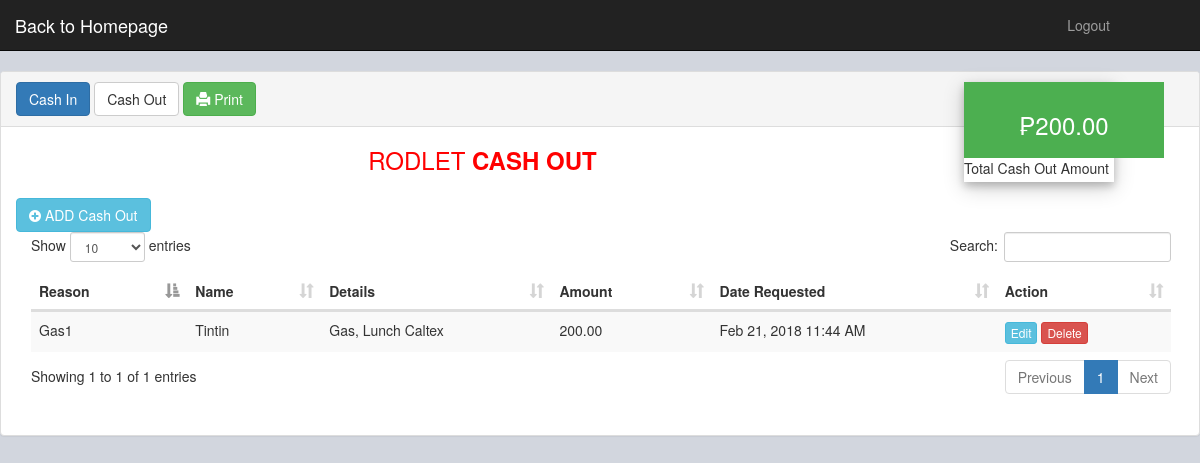
Screenshot of /pages/rlet_cashout.php with the database file from the repository.
### tables this page shows
CREATE TABLE IF NOT EXISTS `rlet_cico` (
  `id` int(11) NOT NULL AUTO_INCREMENT,
  `acct` varchar(255) DEFAULT NULL,
  `reason` varchar(255) DEFAULT NULL,
  `estab` varchar(255) DEFAULT NULL,
  `name` varchar(255) DEFAULT NULL,
  `details` varchar(255) DEFAULT NULL,
  `amount` decimal(11,2) DEFAULT NULL,
  `cby` varchar(255) DEFAULT NULL,
  `date_requested` datetime DEFAULT NULL,
  `date_collected` datetime DEFAULT NULL,
  `cashtype` int(2) DEFAULT NULL,
  PRIMARY KEY (`id`)
);

### pages/rlet_cashout.php (the view, shortened to what this page needs)
<?php
include '../connection/db.php';
?>
<!DOCTYPE html>
<html>
<head>
	<?php include 'includes/head.php'; ?>
   <link rel="stylesheet" type="text/css" href="../datatables/media/css/dataTables.bootstrap.min.css">
</head>
<body>
<?php include 'includes/nav.php'; ?>
<div class="panel panel-default">
	<div class="panel-heading"><a href="cico2.php" type="button" id="ci" class="btn btn-primary hidden-print">Cash In</a>  <a href="rlet_cashout.php" type="button" id="co" class="btn btn-default hidden-print">Cash Out</a>
	<?php
	$total = mysqli_query($con, "SELECT sum(amount) AS value_sum from rlet_cico where cashtype = 2");
	$row = $total->fetch_assoc();
	echo "<div class='card pull-right' style='margin-right:70px'>
				<div class='total' style='width:200px'>
					<h3>₱".number_format($row['value_sum'],2)."</h3>
				</div>
				<div class='label-down' style='width:200px'>
					<p style='text-align:left'>Total Cash Out Amount</p>
				</div>
		  </div>";
	?>
	<a class = "btn btn-success btn-print hidden-print" href = "" onclick = "window.print()"><i class ="glyphicon glyphicon-print"></i> Print</a>
	</div>
	<h3 style="text-align:center;color:red">RODLET <strong>CASH OUT</strong></h3>
	<div class="panel-body">
	<button class="btn btn-info hidden-print" data-toggle="modal" data-target="#addco2"><i class="fa fa-plus-circle"></i> ADD Cash Out</button>
		<div class="container">
			<div class="table">
				<table class="table table-striped" id="rlet_cashout">
					<thead>
						<tr>
						<th>Reason</th>
						<th>Name</th>
						<th>Details</th>
						<th>Amount</th>
						<th>Date Requested</th>
						<th>Action</th>
					</tr>
					</thead>
					<?php
						$query = $con->query("SELECT * from rlet_cico where cashtype = 2");
						while ($row = $query->fetch_array()) {
							echo "<tr id=".$row['id'].">";
							echo "<td data-target='rx' style='text-transform:capitalize'>".$row['reason']."</td>";
							echo "<td data-target='name' style='text-transform:capitalize'>".$row['name']."</td>";
							echo "<td data-target='details' style='text-transform:capitalize'>".$row['details']."</td>";
							echo "<td data-target='amount' style='text-transform:capitalize'>".$row['amount']."</td>";
							echo "<td>".date('M d, Y h:i A' ,strtotime($row['date_requested']))."</td>";
							echo "<td><button class='btn btn-xs btn-info edit' id=".$row['id']." data-toggle='modal' data-target='#editco2'>Edit</button> <button class='btn btn-danger btn-xs delete' id=".$row['id'].">Delete</button></td>";
							echo "</tr>";
					} ?>
				</table>
			</div>
		</div>
	</div>
</div>
</body>
</html>

### pages/css/acordian2.css (style rules this page uses)
* { margin:0; padding:0; }
body { background: white; }

### pages/css/bnqi.css (style rules this page uses)
body { background: #d2d6de; }
.card { width: 150px; height: 100px; box-shadow: 0 4px 8px 0 rgba(0, 0, 0, 0.2), 0 6px 20px 0 rgba(0, 0, 0, 0.19); text-align: center; }
.total { background-color: #4CAF50; color: white; padding: 10px; font-size: 35px; }

### rows the page displays
rlet_cico: reason "Gas1", name "Tintin", details "Gas, Lunch Caltex", amount "200.00", date_requested "Feb 21, 2018 11:44 AM"

### other values shown
$row['value_sum'] "200.00"
